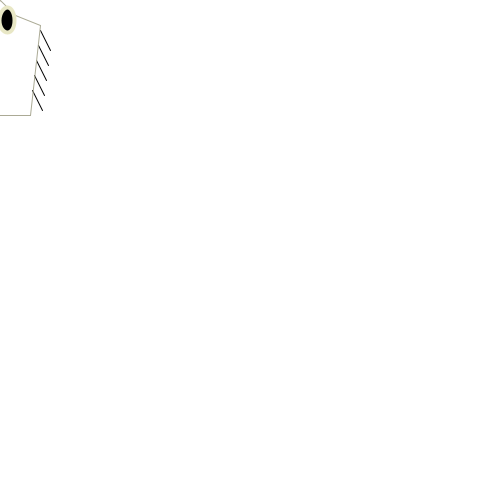
Frame 1 (no input)
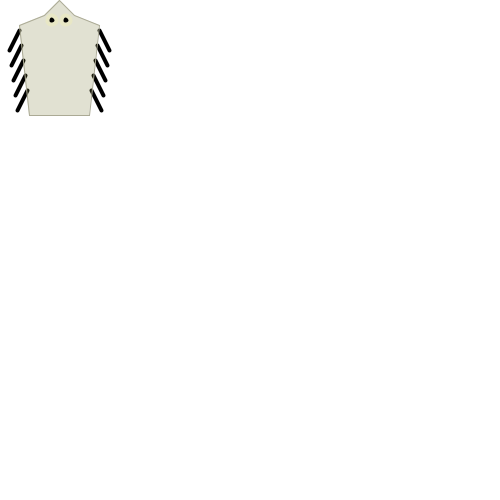
Frame 60 (the mouse pressed at the canvas centre just before this capture)
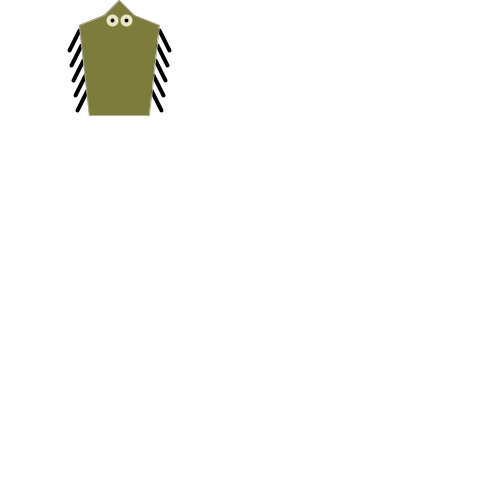
Frame 120 (the mouse held since frame 60 and released just before this capture)

The Processing sketch that drew these frames (run headless with seeded random() and noise(); from frame 60 on, the mouse is pressed at the canvas centre):

// Processing sketch: processing_20843
// ── processing_20843.pde

float x = 0; //starting location
float y = 0;
int speed = 1; //speed of movement
int state = 0;

void setup(){
  size (500,500);
  smooth();
}

void draw(){
  background (255, 255, 255);
  rectMode(CENTER);
  zoog();
  //movement
  if (state == 0) {
    x = x + speed;
    if (x > width-55) {
      x = width-55;
      state = 1;
    }
  } else if (state == 1) {
    y = y + speed;
    if (y > height-110) {
      y = height-110;
      state = 2;
    }
  } else if (state == 2) {
    x = x - speed;
    if (x < 55) {
      x = 55;
      state = 3;
    }
  } else if (state == 3) {
    y = y - speed;
    if (y < 0) {
      y = 0;
      state = 0;
    }
  }
}

//functions//////////////////////////////////////////////

void zoog () {
//left legs
  float aX = 40; //start position x
  float aY = -30; //start position y
  float spacingX = 2; //increment x
  float spacingY = 15; // increment y
  float bX = 50; //end point x
  float bY = -50; //end point y
  float endLegs = -100; //loop end point
  
  stroke(0);
  while (aY>= endLegs) {
    line (x - aX, y - aY, x - bX, y - bY);
    line (x + aX, y - aY, x + bX, y - bY);
    
    aX = aX - spacingX;
    aY = aY - spacingY;
    bX = bX - spacingX;
    bY = bY - spacingY;
  }

//body
  float a = dist(x, y, mouseX, mouseY); //alpha changes according to mouse position
  beginShape();
  stroke(0);
  strokeWeight(1);
  fill(125, 124, 61,a);
  vertex(x-30, y+115);
  vertex(x-40, y+25);
  vertex(x-15, y+15);
  vertex(x, y);
  vertex(x+15, y+15);
  stroke(171, 170, 149);
  vertex(x+40, y+25);
  vertex(x+30, y+115);
  endShape(CLOSE);

//eyes
  float p = dist(mouseX, mouseY, x, y+20);
  strokeWeight(4);
  stroke(232, 231, 197);
  fill(0);
  //This looks really long and confusing, but its really not once the constrain function makes sense to you.
  ellipse(x-7, y+20,constrain(40-(p/2),8,15), constrain(40-(p/2),8,25)); //size of eyes changes in relation to mouse proximity
  ellipse(x+7, y+20,constrain(40-(p/2),8,15), constrain(40-(p/2),8,25));
  }
